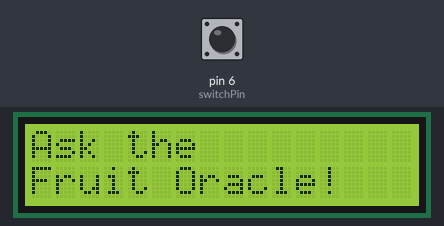
A sketch run on a simulated Arduino Uno, built with avr-gcc and run on an emulated ATmega328P. Parts: 16×2 character LCD. Inputs (shaded band) come from the test bench; at power-on: pin 6 (switchPin) LOW. Random numbers use the default seed unless the sketch sets one.

Above: at 1.2 s.
1.3 s: pin 6 (switchPin) pulled HIGH for 1.2 s
At 3.14 s:
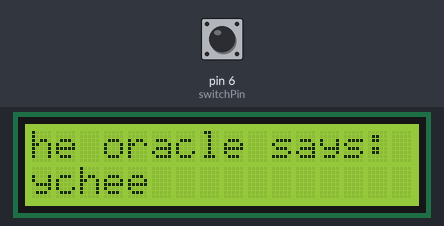
At 3.59 s:
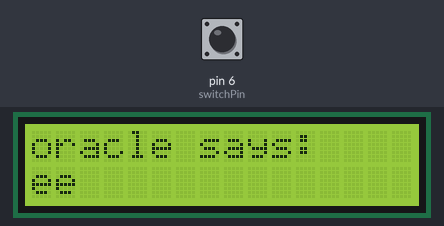
Timing chart, 0 to 5.1 s (numbered marks = the images above; inputs shaded):
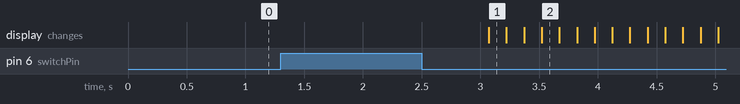

The sketch:

arduino_lcd_scroll_src.ino
```cpp
#include <LiquidCrystal.h>

// Initialize the LiquidCrystal object with pin numbers

//Define constants and variables
LiquidCrystal lcd(12, 11, 5, 4, 3, 2);
const int switchPin = 6;
int switchState = 0;
int prevSwitchState = 0;
int reply;

void setup() {
  // Begin serial communication at 9600 baud rate
  Serial.begin(9600);

  // Initialize the LCD with 16 columns and 2 rows
  lcd.begin(16, 2);

  // Set the switchPin as INPUT
  pinMode(switchPin, INPUT);

  // Display initial message on LCD
  lcd.print("Ask the");
  lcd.setCursor(0, 1);
  lcd.print("Fruit Oracle!");
}

void loop() {
  // Read the state of the switch
  switchState = digitalRead(switchPin);

  // Check if the switch state has changed
  if (switchState != prevSwitchState) {
    // If the switch is pressed (LOW state)
    if (switchState == LOW) {
      // Generate a random number between 0 to 7
      reply = random(8);

      // Clear the LCD screen
      lcd.clear();
      lcd.setCursor(0, 0);
      lcd.print("The oracle says: ");
      lcd.setCursor(0, 1);

      // Display a fruit based on the random number
      switch(reply){
        case 0:
          lcd.print("Apple ");
          break;
        case 1:
          lcd.print("Banana ");
          break;
        case 2:
          lcd.print("Cherry ");
          break;
        case 3:
          lcd.print("Grapes ");
          break;
        case 4:
          lcd.print("Orange ");
          break;
        case 5:
          lcd.print("Kiwi ");
          break;
        case 6:
          lcd.print("Mango ");
          break;
        case 7:
          lcd.print("Lychee ");
          break;
      }
      // Scroll logic
      // Scroll the text 13 positions to the left on the LCD
      for (int positionCounter = 0; positionCounter < 13; positionCounter++) {
        lcd.scrollDisplayLeft();
        delay(150);
      }

      // Scroll the text 29 positions to the right on the LCD
      for (int positionCounter = 0; positionCounter < 29; positionCounter++) {
        lcd.scrollDisplayRight();
        delay(150);
      }

      // Scroll the text 16 positions to the left to move it back to the center on the LCD
      for (int positionCounter = 0; positionCounter < 16; positionCounter++) {
        lcd.scrollDisplayLeft();
        delay(150);
      }
    }
  }

  // Update the previous switch state
  prevSwitchState = switchState;

  // Delay at the end of the full loop
  delay(1000);
}
```

Measured:
- after the input at 1.3 s, the display: changes after 1.8 s (image 1)
